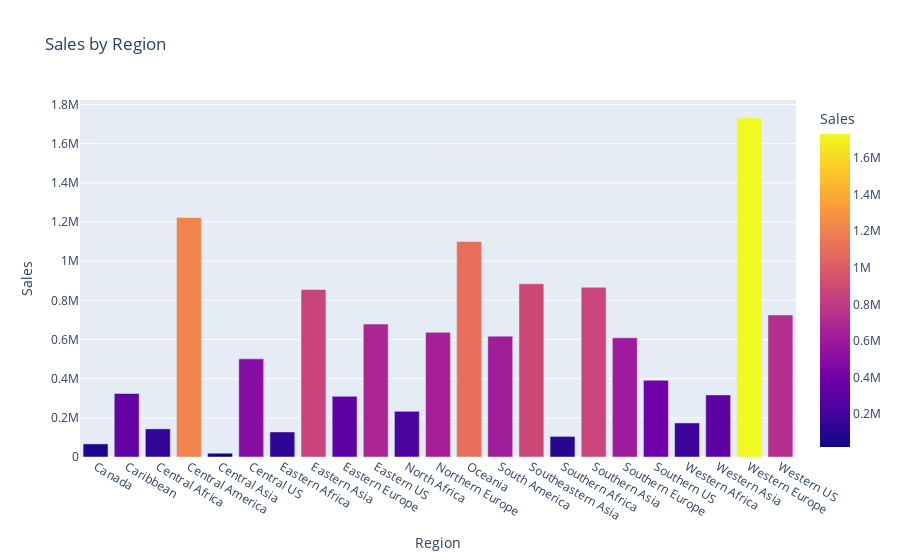

Write notebook code for a chart like this one.
### Code cell
# 🔹 Sales by Region
region_sales = orders_df.groupby('Region')['Sales'].sum().reset_index()
fig4 = px.bar(region_sales, x='Region', y='Sales', title='Sales by Region', color='Sales')
fig4.show()

### Figure 1 — Plotly figure (JSON) as saved in the notebook; plotly's stock layout.template omitted (floating-point values rounded to 4 significant figures)
{"data": [{"hovertemplate": "Region=%{x}<br>Sales=%{marker.color}<extra></extra>", "legendgroup": "", "marker": {"color": [66930.0, 324300.0, 143600.0, 1223000.0, 19310.0, 501200.0, 127900.0, 855100.0, 310000.0, 678800.0, 233200.0, 636800.0, 1100000.0, 617200.0, 884400.0, 105200.0, 866600.0, 608600.0, 391700.0, 173900.0, 317100.0, 1732000.0, 725500.0], "coloraxis": "coloraxis", "pattern": {"shape": ""}}, "name": "", "orientation": "v", "showlegend": false, "textposition": "auto", "type": "bar", "x": ["Canada", "Caribbean", "Central Africa", "Central America", "Central Asia", "Central US", "Eastern Africa", "Eastern Asia", "Eastern Europe", "Eastern US", "North Africa", "Northern Europe", "Oceania", "South America", "Southeastern Asia", "Southern Africa", "Southern Asia", "Southern Europe", "Southern US", "Western Africa", "Western Asia", "Western Europe", "Western US"], "xaxis": "x", "y": [66930.0, 324300.0, 143600.0, 1223000.0, 19310.0, 501200.0, 127900.0, 855100.0, 310000.0, 678800.0, 233200.0, 636800.0, 1100000.0, 617200.0, 884400.0, 105200.0, 866600.0, 608600.0, 391700.0, 173900.0, 317100.0, 1732000.0, 725500.0], "yaxis": "y"}], "layout": {"barmode": "relative", "coloraxis": {"colorbar": {"title": {"text": "Sales"}}, "colorscale": [[0, "#0d0887"], [0.1111, "#46039f"], [0.2222, "#7201a8"], [0.3333, "#9c179e"], [0.4444, "#bd3786"], [0.5556, "#d8576b"], [0.6667, "#ed7953"], [0.7778, "#fb9f3a"], [0.8889, "#fdca26"], [1, "#f0f921"]]}, "legend": {"tracegroupgap": 0}, "title": {"text": "Sales by Region"}, "xaxis": {"anchor": "y", "domain": [0, 1], "title": {"text": "Region"}}, "yaxis": {"anchor": "x", "domain": [0, 1], "title": {"text": "Sales"}}}}
